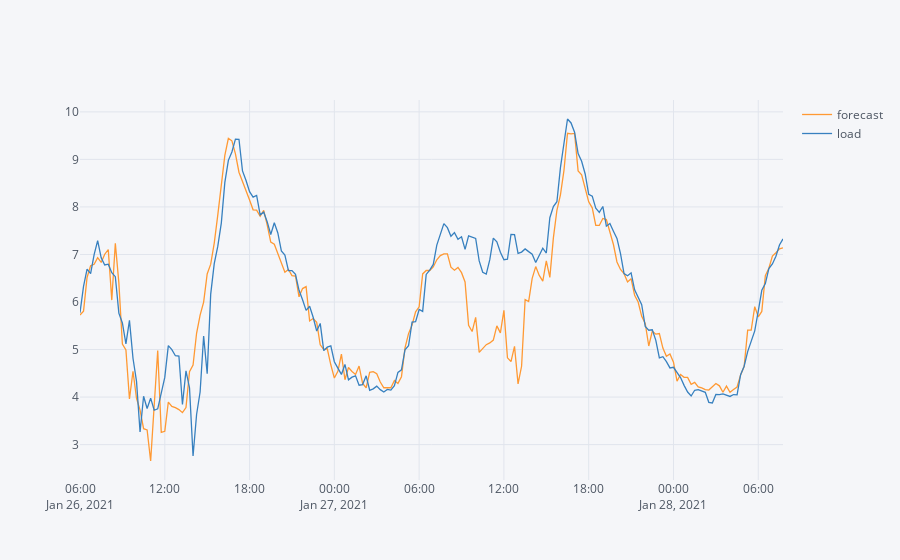

Source (notebook cell):
### Code cell
import cufflinks
cufflinks.go_offline()
forecast[['forecast','load']].iplot()

### Figure 1 — Plotly figure (JSON) as saved in the notebook; plotly's stock layout.template omitted (floating-point values rounded to 4 significant figures; data arrays with more than 128 entries replaced by an {"elided": "..."} marker saying what was removed)
{"data": [{"line": {"color": "rgba(255, 153, 51, 1.0)", "dash": "solid", "shape": "linear", "width": 1.3}, "mode": "lines", "name": "forecast", "text": "", "type": "scatter", "x": {"elided": "200 str values"}, "y": {"elided": "200 float values"}}, {"line": {"color": "rgba(55, 128, 191, 1.0)", "dash": "solid", "shape": "linear", "width": 1.3}, "mode": "lines", "name": "load", "text": "", "type": "scatter", "x": {"elided": "200 str values"}, "y": {"elided": "200 float values"}}], "layout": {"autosize": true, "legend": {"bgcolor": "#F5F6F9", "font": {"color": "#4D5663"}}, "paper_bgcolor": "#F5F6F9", "plot_bgcolor": "#F5F6F9", "title": {"font": {"color": "#4D5663"}}, "xaxis": {"autorange": true, "gridcolor": "#E1E5ED", "range": ["2021-01-26 06:00", "2021-01-28 07:45"], "showgrid": true, "tickfont": {"color": "#4D5663"}, "title": {"font": {"color": "#4D5663"}, "text": ""}, "type": "date", "zerolinecolor": "#E1E5ED"}, "yaxis": {"autorange": true, "gridcolor": "#E1E5ED", "range": [2.256, 10.25], "showgrid": true, "tickfont": {"color": "#4D5663"}, "title": {"font": {"color": "#4D5663"}, "text": ""}, "type": "linear", "zerolinecolor": "#E1E5ED"}}}
